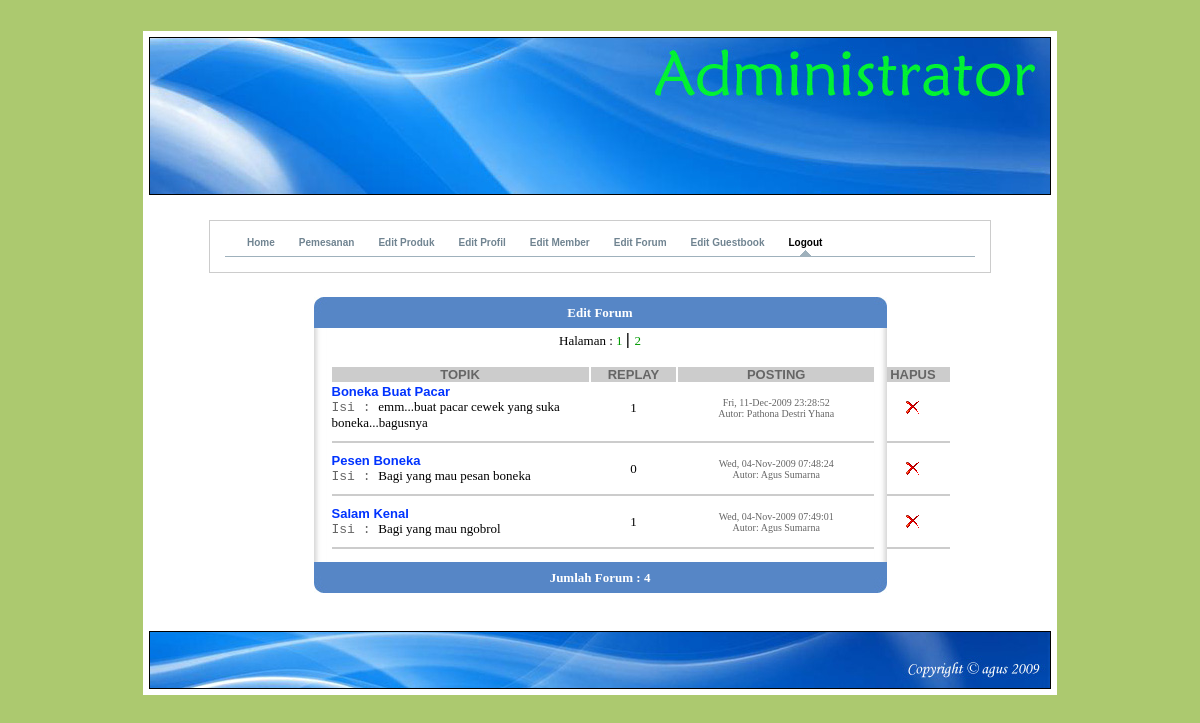
The page /admin/home.php?page=5&id=0 (signed in) on the database its author committed.
### tables this page shows
CREATE TABLE `forum` (
  `ID_topik` int(5) NOT NULL auto_increment,
  `nama` varchar(50) NOT NULL,
  `email` varchar(50) NOT NULL,
  `topik` varchar(255) NOT NULL,
  `isi` text NOT NULL,
  `ID_replay` int(5) NOT NULL,
  `tanggal` varchar(30) NOT NULL,
  PRIMARY KEY  (`ID_topik`)
);

### admin/edit-forum.php (the view, shortened to what this page needs)
<? session_start();
if (session_is_registered('id'))
{
	include "./include/conn.php";
	?>
	<table width="46%" border="0" cellpadding="0" cellspacing="0" bordercolor="#99CC99" align="center">
	<tr>
		<td width="3%" align="right"><img src="./img/kiri.jpg"></td>
		<td width="92%" bgcolor="#5686c6" ><div align="center"><strong><font face="verdana" size="2" color="#FFFFFF">Edit Forum</font></strong></div></td>
		<td width="3%"><img src="./img/kanan.jpg"></td>
	</tr>
	<tr>
		<td background="./img/b-kiri.jpg">&nbsp; </td>
		<td>
		<table width="547" align="center">
			<tr><td width="508"><div align="center">
	          <?
			$query=mysql_db_query($db,"select * from forum where ID_replay=0 order by tanggal asc",$koneksi);
			$get_pages=mysql_num_rows($query);
			if ($get_pages>$entries)
			{
				echo "<font face=verdana size=2>Halaman : </font>";
				$pages=1;
				while($pages<=ceil($get_pages/$entries))
				{
					if ($pages!=1)
					{
						echo " | ";
					}
				?>
			    <a href="home.php?page=5&id=<? echo ($pages-1); ?> " style="text-decoration:none"><font face="verdana" size="2" color="#009900"><? echo $pages; ?>
		          </font></a>
			   <?
						$pages++;
				}
			}else{
				$pages=0;
			}
			?>
			  </div>
			  <?
			$page=(int)$_GET['id'];
			$offset=$page*$entries;
			$result=mysql_db_query($db,"select * from forum where ID_replay=0 order by tanggal asc limit $offset,$entries",$koneksi);
			$jumlah=mysql_num_rows($query);
			if ($jumlah){
				?>
			<table width="115%" border="0" align="center" cellpadding="0">
				<tr>
				  <td width="42%" bgcolor="#CCCCCC"><div align="center"><b><font color="#666666" size="2" face="Arial, Helvetica, sans-serif">TOPIK</font></b></div>
				  </td>
				  <td width="14%" bgcolor="#CCCCCC"><div align="center"><b><font color="#666666" size="2" face="Arial, Helvetica, sans-serif">REPLAY</font></b></div>
				  </td>
				  <td width="32%" bgcolor="#CCCCCC"><div align="center"><b><font color="#666666" size="2" face="Arial, Helvetica, sans-serif">POSTING</font></b></div>
				  </td>
				  <td width="12%" bgcolor="#CCCCCC"><div align="center"><b><font color="#666666" size="2" face="Arial, Helvetica, sans-serif">HAPUS</font></b></div>
				  </td>
				</tr>
				<?
				while ($row=mysql_fetch_array($result))
				{
					$ID_topik=$row[0];
					$nama=$row[1];
					$topiku=$row[3];
					$isi=$row[4];
					$tanggal=$row[6];
					$replay=mysql_db_query($db,"select * from forum where ID_replay='$ID_topik'",$koneksi);
					$jml=mysql_num_rows($replay);
				?>
				<tr>
					<td align="left">
						<font face="verdana" size="4" color="#666666">
						<? if (strlen($topiku)>20)
							{
								$topik=substr($topiku,0,20)."...";
							}else{
								$topik=$topiku;
							}
						?>
						<b><a href="edit-forum-reply.php?id=<? echo $ID_topik;?>" style="text-decoration:none " title="<? echo $topiku;?>">
						<font size="2" face="Arial, Helvetica, sans-serif" color="#0033FF"><? echo $topik;?></font></a>
						</b><br>
						</font>
						<font face="Courier New, Courier, mono" size="2" color="#666666">Isi : </font><font face="verdana" size="2"><? echo substr($isi,0,50);?></font>
					</td>
					<td align="center">
						<font face="verdana" size="2"><? echo $jml; ?></font>
					</td>
					<td align="center">
						<font face="verdana" size="-4" color="#666666"><? echo $tanggal; ?></font>
						<font face="verdana" size="-4" color="#666666"><br />Autor: <? echo $nama; ?> </font>
					</td>
					<td align="center">
						 <a href=warning.php?id=<? echo $row[0] ?>&type=topik&hal=home.php?page=5 style='text-decoration:none'>
						 <img src="./img/hapus.png" border="0" title="Hapus">
						 </a>
					</td>
				</tr>
				<tr>
					<td colspan="4"><hr color="#CCCCCC"></td>
				</tr>
				<?
				}
				?>
			</table>
			</body>
			</html>
			<?
			}else{
			?><font color="#FF0000" face="verdana" size="2"><b>Belum ada data!!</b></font><?
			}
			?>
				<td background="./img/b-kanan.jpg">&nbsp;</td>
			<tr>
				<td align="right"><img src="./img/kib.jpg"></td>
				<td bgcolor="#5686c6" ><div align="center"><strong><font color="#FFFFFF" size="2" face="verdana">Jumlah Forum : <b><? echo $jumlah; ?></b></font></strong></div></td>
				<td><img src="./img/kab.jpg"></td>
			</tr>
      <?
}else{
	echo "<script> document.location.href='konfirmasi.php?id=session'; </script>";
}
?>
    <p>&nbsp;        </p>

### rows shown on the page
forum: topik "Boneka Buat Pacar", isi "emm...buat pacar cewek yang suka boneka...bagusnya", jml "1", tanggal "Fri, 11-Dec-2009 23:28:52", nama "Pathona Destri Yhana"
forum: topik "Pesen Boneka", isi "Bagi yang mau pesan boneka", jml "0", tanggal "Wed, 04-Nov-2009 07:48:24", nama "Agus Sumarna"
forum: topik "Salam Kenal", isi "Bagi yang mau ngobrol", jml "1", tanggal "Wed, 04-Nov-2009 07:49:01", nama "Agus Sumarna"

### other values the page prints
$jumlah "4"
